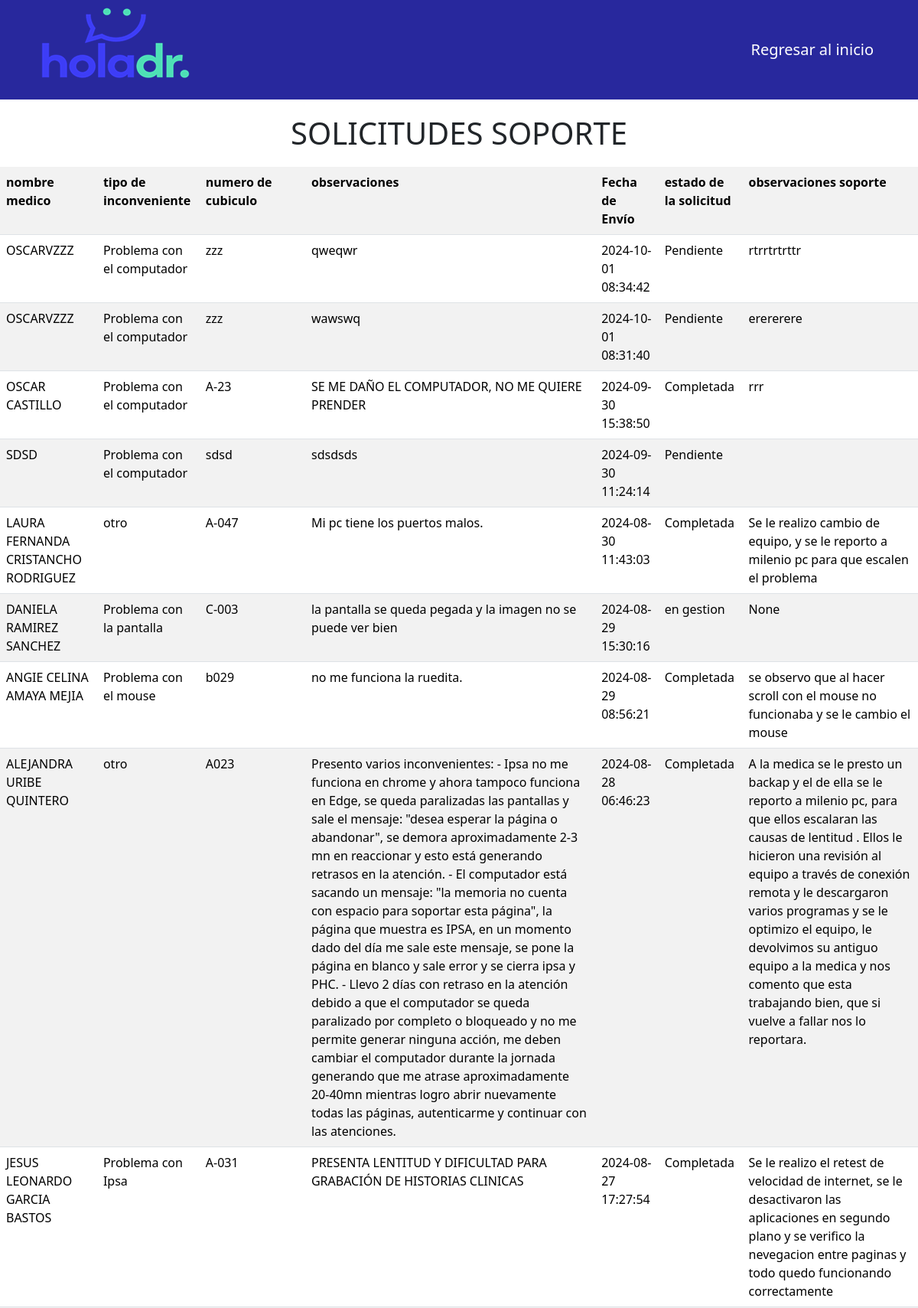
The app's page /soporte_medicos (upper part) with its own data.
### tables this page shows
CREATE TABLE "solicitar_soporte" (
	"nombres_completos"	TEXT,
	"tipo_de_inconveniente"	TEXT,
	"numero_cubiculo"	TEXT,
	"observaciones"	TEXT,
	"fecha_envio"	TEXT,
	"estado_de_solicitud"	NUMERIC,
	"observaciones2"	TEXT,
	"serial"	TEXT,
	"encargado"	TEXT,
	"ticket"	TEXT
);

### app.py (the view)
@app.route('/soporte_medicos')
def soporte_medicos():
    conn = sqlite3.connect('registro.db')
    c = conn.cursor()
    c.execute("SELECT * FROM solicitar_soporte ORDER BY fecha_envio DESC")
    rows = c.fetchall()
    conn.close()
    return render_template('soporte_medicos.html', rows=rows)

### templates/soporte_medicos.html (shortened to what this page needs)
<!DOCTYPE html>
<html lang="es">
<head>
    <link href="https://cdn.jsdelivr.net/npm/bootstrap@5.3.3/dist/css/bootstrap.min.css" rel="stylesheet">
</head>
<body>
        <nav class="navbar navbar-expand-lg navbar-dark">
            <div class="container">
                <img src="/static/imagenes/logo2.png" alt="">
                <a class="navbar-brand" href="/index" >Regresar al inicio</a>
            </div>
        </nav>
    <main>
        <h1>SOLICITUDES SOPORTE</h1>
        <table class="table table-striped">
            <tr>
                <th>nombre medico</th>
                <th>tipo de inconveniente</th>
                <th>numero de cubiculo</th>
                <th>observaciones</th>
                <th>Fecha de Envío</th>
                <th>estado de la solicitud</th>
                <th>observaciones soporte</th>
            </tr>
            {% for row in rows %}
            <tr>
                <td>{{ row[0] }}</td>
                <td>{{ row[1] }}</td>
                <td>{{ row[2] }}</td>
                <td>{{ row[3] }}</td>
                <td>{{ row[4] }}</td>
                <td>{{ row[5] }}</td>
                <td>{{ row[6] }}</td>
            </tr>
            {% endfor %}
        </table><br><hr>
    </main>
</body>
</html>

### templates/soporte_medicos.html (style rules this page uses)
.navbar { background-color: #28289D !important; }
h1 { text-align: center; margin-top: 20px; margin-bottom: 20px; }
table { width: 100%; border-collapse: collapse; }
th, td { padding: 10px; text-align: left; }
th { background-color: #28289D; color: #FFFFFF; }
tbody tr:nth-child(even) { background-color: #f2f2f2; }

### records on screen
solicitar_soporte: nombres_completos "OSCARVZZZ", tipo_de_inconveniente "Problema con el computador", numero_cubiculo "zzz", observaciones "qweqwr", fecha_envio "2024-10-01 08:34:42", estado_de_solicitud "Pendiente", observaciones2 "rtrrtrtrttr"
solicitar_soporte: nombres_completos "OSCARVZZZ", tipo_de_inconveniente "Problema con el computador", numero_cubiculo "zzz", observaciones "wawswq", fecha_envio "2024-10-01 08:31:40", estado_de_solicitud "Pendiente", observaciones2 "erererere"
solicitar_soporte: nombres_completos "OSCAR CASTILLO", tipo_de_inconveniente "Problema con el computador", numero_cubiculo "A-23", observaciones "SE ME DAÑO EL COMPUTADOR, NO ME QUIERE PRENDER", fecha_envio "2024-09-30 15:38:50", estado_de_solicitud "Completada", observaciones2 "rrr"
solicitar_soporte: nombres_completos "SDSD", tipo_de_inconveniente "Problema con el computador", numero_cubiculo "sdsd", observaciones "sdsdsds", fecha_envio "2024-09-30 11:24:14", estado_de_solicitud "Pendiente"
solicitar_soporte: nombres_completos "LAURA FERNANDA CRISTANCHO RODRIGUEZ", tipo_de_inconveniente "otro", numero_cubiculo "A-047", observaciones "Mi pc tiene los puertos malos.", fecha_envio "2024-08-30 11:43:03", estado_de_solicitud "Completada", observaciones2 "Se le realizo cambio de equipo, y se le reporto a milenio pc para que escalen el problema"
solicitar_soporte: nombres_completos "DANIELA RAMIREZ SANCHEZ", tipo_de_inconveniente "Problema con la pantalla", numero_cubiculo "C-003", observaciones "la pantalla se queda pegada y la imagen no se puede ver bien", fecha_envio "2024-08-29 15:30:16", estado_de_solicitud "en gestion", row "None"
solicitar_soporte: nombres_completos "ANGIE CELINA AMAYA MEJIA", tipo_de_inconveniente "Problema con el mouse", numero_cubiculo "b029", observaciones "no me funciona la ruedita.", fecha_envio "2024-08-29 08:56:21", estado_de_solicitud "Completada", observaciones2 "se observo que al hacer scroll con el mouse no funcionaba y se le cambio el mouse"
solicitar_soporte: nombres_completos "ALEJANDRA URIBE QUINTERO", tipo_de_inconveniente "otro", numero_cubiculo "A023", observaciones "Presento varios inconvenientes: - Ipsa no me funciona en chrome y ahora tampoco funciona en Edge, se queda paralizadas las pantallas y sale el mensaje: \"desea esperar la página o abandonar\", se demora aproximadamente 2-3 mn en reaccionar y esto está generando retrasos en la atención. - El computador está sacando un mensaje: \"la memoria no cuenta con espacio para soportar esta página\", la página que muestra es IPSA, en un momento dado del día me sale este mensaje, se pone la página en blanco y sale error y se cierra ipsa y PHC. - Llevo 2 días con retraso en la atención debido a que el computador se queda paralizado por completo o bloqueado y no me permite generar ninguna acción, me deben…", fecha_envio "2024-08-28 06:46:23", estado_de_solicitud "Completada", observaciones2 "A la medica se le presto un backap y el de ella se le reporto a milenio pc, para que ellos escalaran las causas de lentitud . Ellos le hicieron una revisión al equipo a través de conexión remota y le descargaron varios programas y se le optimizo el equipo, le devolvimos su antiguo equipo a la medica y nos comento que esta trabajando bien, que si vuelve a fallar nos lo reportara."
solicitar_soporte: nombres_completos "JESUS LEONARDO GARCIA BASTOS", tipo_de_inconveniente "Problema con Ipsa", numero_cubiculo "A-031", observaciones "PRESENTA LENTITUD Y DIFICULTAD PARA GRABACIÓN DE HISTORIAS CLINICAS", fecha_envio "2024-08-27 17:27:54", estado_de_solicitud "Completada", observaciones2 "Se le realizo el retest de velocidad de internet, se le desactivaron las aplicaciones en segundo plano y se verifico la nevegacion entre paginas y todo quedo funcionando correctamente"
